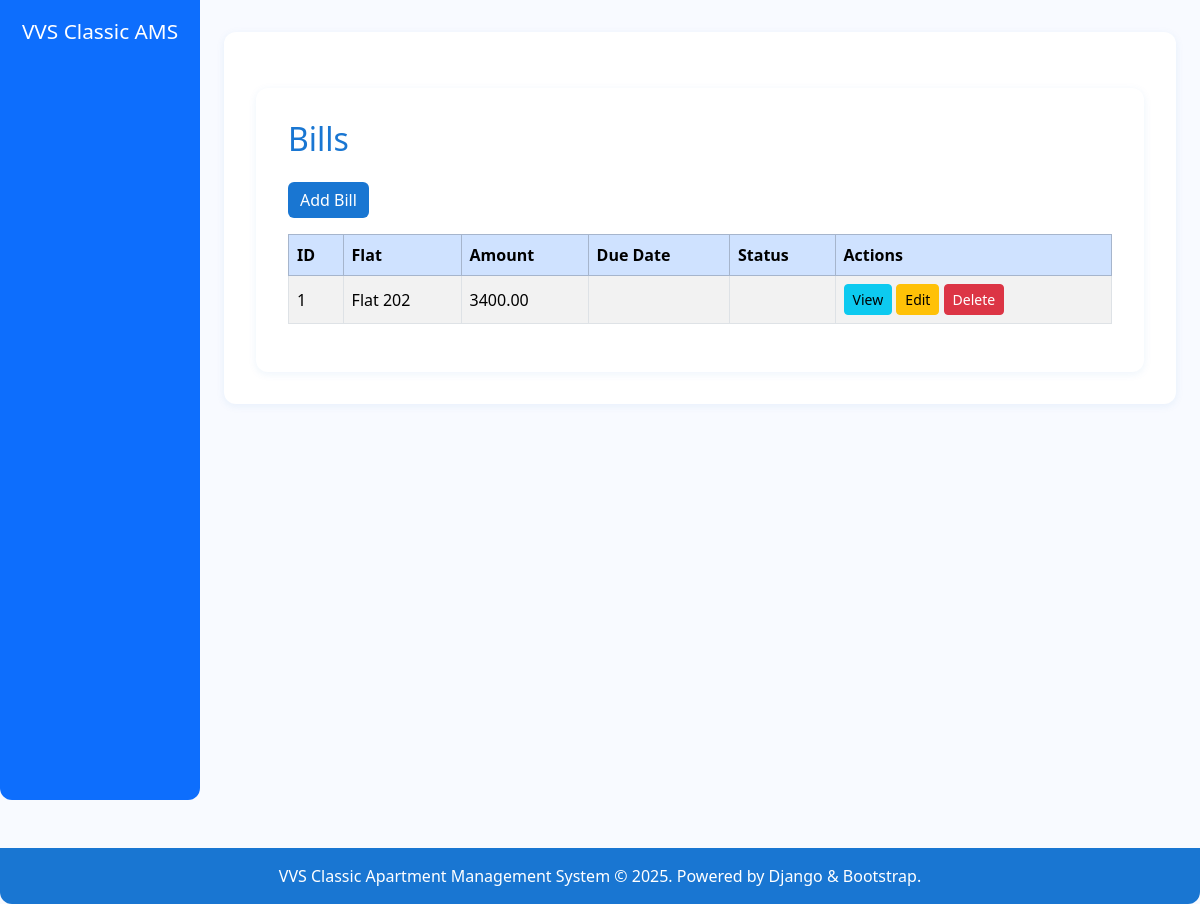
Before: /billing/ with the older database file.
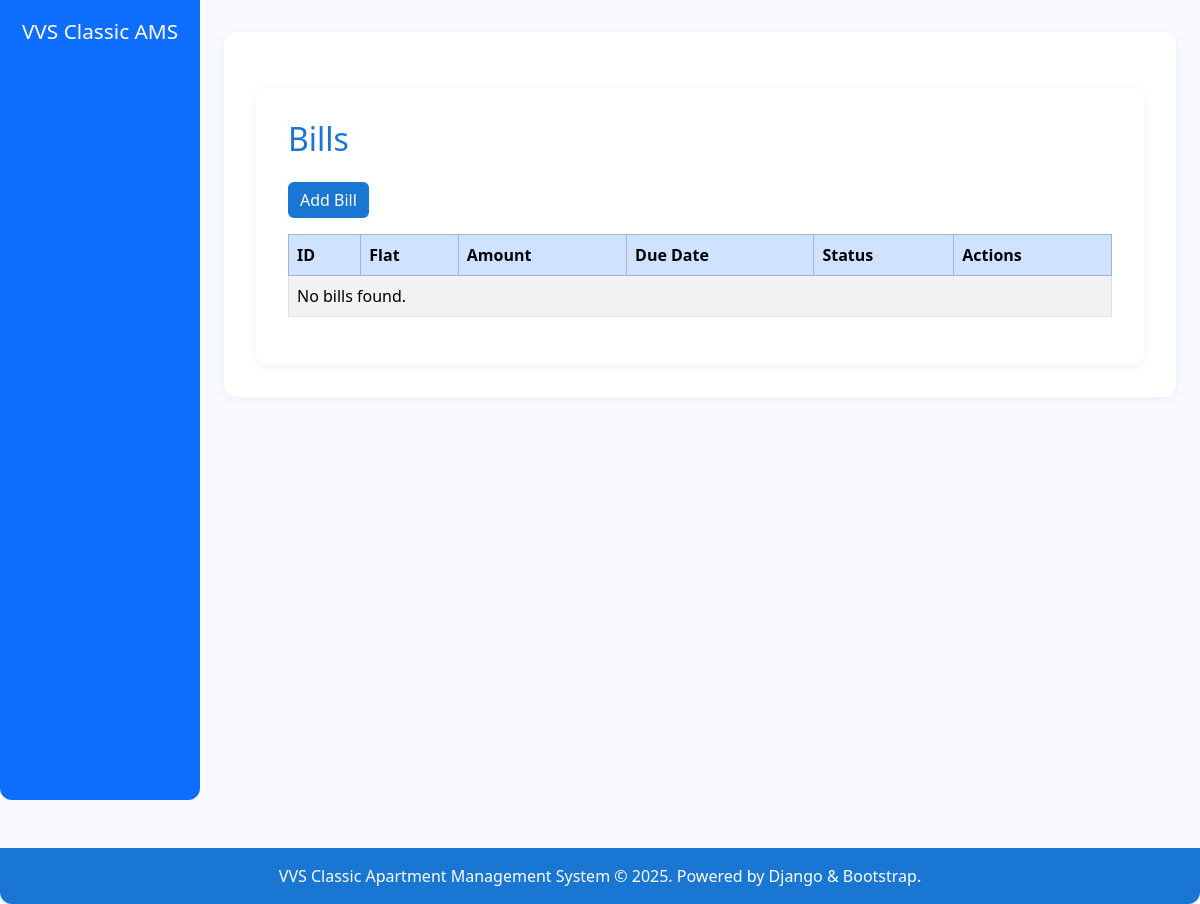
After: the same page with the newer database file.
### billing/models.py (models this page shows, shortened)
class Bill(models.Model):
    flat = models.ForeignKey(Flat, on_delete=models.CASCADE, related_name='bills')
    month = models.CharField(max_length=20)
    amount = models.DecimalField(max_digits=10, decimal_places=2)
    paid = models.BooleanField(default=False)
    created_at = models.DateTimeField(auto_now_add=True)
    paid_at = models.DateTimeField(null=True, blank=True)

### flats/models.py (models this page shows)
class Flat(models.Model):
    number = models.CharField(max_length=10, unique=True)
    uds_area = models.DecimalField(max_digits=8, decimal_places=2)
    ownership_type = models.CharField(max_length=20, choices=[('owner', 'Owner'), ('tenant', 'Tenant')])
    owner = models.ForeignKey(get_user_model(), on_delete=models.CASCADE, related_name='owned_flats')
    tenant = models.ForeignKey(get_user_model(), on_delete=models.SET_NULL, null=True, blank=True, related_name='rented_flats')
    is_occupied = models.BooleanField(default=True)
    occupancy_start = models.DateField(null=True, blank=True)
    occupancy_end = models.DateField(null=True, blank=True)
    created_at = models.DateTimeField(auto_now_add=True)
    updated_at = models.DateTimeField(auto_now=True)
    def __str__(self):
        return f"Flat {self.number}"

### billing/views.py (the view)
# urls.py: path('', views.bill_list, name='bill_list'),
def bill_list(request):
    bills = Bill.objects.all()
    return render(request, 'billing/bill_list.html', {'bills': bills})

### templates/billing/bill_list.html
{% extends 'base.html' %}
{% block content %}
<div class="container mt-4">
    <h2 class="mb-4">Bills</h2>
    <a href="{% url 'billing:bill_create' %}" class="btn btn-primary mb-3">Add Bill</a>
    <table class="table table-bordered table-striped">
        <thead class="table-primary">
            <tr>
                <th>ID</th>
                <th>Flat</th>
                <th>Amount</th>
                <th>Due Date</th>
                <th>Status</th>
                <th>Actions</th>
            </tr>
        </thead>
        <tbody>
            {% for bill in bills %}
            <tr>
                <td>{{ bill.id }}</td>
                <td>{{ bill.flat }}</td>
                <td>{{ bill.amount }}</td>
                <td>{{ bill.due_date }}</td>
                <td>{{ bill.status }}</td>
                <td>
                    <a href="{% url 'billing:bill_detail' bill.id %}" class="btn btn-info btn-sm">View</a>
                    <a href="{% url 'billing:bill_update' bill.id %}" class="btn btn-warning btn-sm">Edit</a>
                    <a href="{% url 'billing:bill_delete' bill.id %}" class="btn btn-danger btn-sm">Delete</a>
                </td>
            </tr>
            {% empty %}
            <tr><td colspan="6">No bills found.</td></tr>
            {% endfor %}
        </tbody>
    </table>
</div>
{% endblock %}

Changed rows visible on the page:
removed Bill: id "1", flat "Flat 202", amount "3400.00"
Other visible differences:
text now shown: "No bills found."
